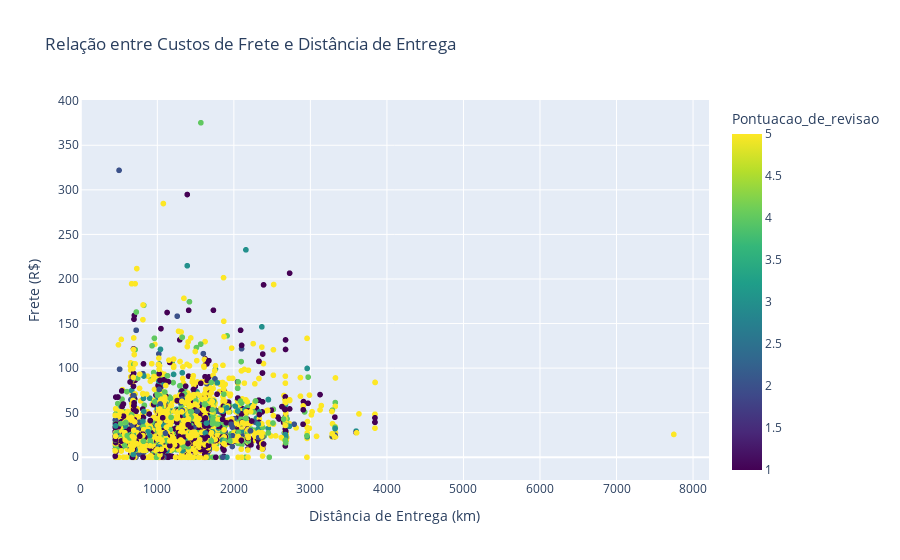

Notebook code cell kept with this figure:
### Code cell
import pandas as pd
import numpy as np
import plotly.express as px


# Carregar os dados das tabelas
df_orders = pd.read_csv('assets/olist_orders_dataset.csv', encoding='latin1')
df_items = pd.read_csv('assets/olist_order_items_dataset.csv', encoding='latin1')
df_geolocation = pd.read_csv('assets/olist_geolocation_dataset.csv', encoding='latin1')
df_reviews = pd.read_csv('assets/olist_order_reviews_dataset.csv', encoding='latin1')
df_customers = pd.read_csv('assets/olist_customers_dataset.csv', encoding='latin1')


df_items = df_items.dropna()
df_geolocation = df_geolocation.dropna()
df_customers = df_customers.dropna()

# Renomear colunas olist_orders_dataset
df_orders = df_orders.rename(columns={
    'order_id': 'ID_pedido',
    'customer_id': 'ID_cliente',
    'order_status': 'Status_pedido',
    'order_purchase_timestamp': 'Data_da_compra',
    'order_approved_at': 'Pedido_aprovado_em',
    'order_delivered_carrier_date': 'Pedido_entregue_data_transportadora',
    'order_delivered_customer_date': 'Pedido_entregue_ao_cliente',
    'order_estimated_delivery_date': 'Data_estimada_de_entrega'
})

# Renomear colunas olist_orders_dataset
df_items = df_items.rename(columns={
    'order_id': 'ID_pedido',
    'order_item_id': 'ID_item_pedido',
    'product_id': 'ID_produto',
    'seller_id': 'ID_vendedor',
    'shipping_limit_date': 'Data_Limite_de_envio',
    'price': 'Preço',
    'freight_value': 'Frete'
})
df_items = df_items.dropna()

# Renomear colunas olist_geolocation_dataset
df_geolocation = df_geolocation.rename(columns={
    'geolocation_zip_code_prefix': 'Prefixo_CEP',
    'geolocation_lng': 'Longitude',
    'geolocation_lat': 'Latitude',
    'geolocation_city': 'Cidade',
    'geolocation_state': 'Estado'
})
df_geolocation = df_geolocation.dropna()

# Renomear colunas olist_order_reviews_dataset
df_reviews = df_reviews.rename(columns={
    'review_id': 'ID_de_revisao',
    'order_id': 'ID_pedido',
    'review_score': 'Pontuacao_de_revisao',
    'review_comment_title': 'Titulo_de_comentario',
    'review_comment_message': 'Comentario',
    'review_creation_date': 'Data_de_criacao',
    'review_answer_timestamp': 'Data_de_registro'
})
df_reviews = df_reviews.dropna()

# Renomear colunas olist_customers_dataset
df_customers = df_customers.rename(columns={
    'customer_id': 'ID_cliente',
    'customer_unique_id': 'ID_cliente_unico',
    'customer_zip_code_prefix': 'CEP_cliente',
    'customer_city': 'Cidade_cliente',
    'customer_state': 'Estado_cliente'
})

# Unir as tabelas df_orders, df_items, df_reviews e df_customers
df_combined = df_orders.merge(df_items, on='ID_pedido')
df_combined = df_combined.merge(df_reviews, on='ID_pedido')
df_combined = df_combined.merge(df_customers, on='ID_cliente')

# Unir com a tabela de geolocalização (usaremos apenas uma amostra da geolocalização para simplificação)
df_geolocation_sample = df_geolocation.drop_duplicates(subset=['Prefixo_CEP'])
df_combined = df_combined.merge(df_geolocation_sample, left_on='CEP_cliente', right_on='Prefixo_CEP')

# Função para calcular a distância de Haversine
def haversine(lon1, lat1, lon2, lat2):
    lon1, lat1, lon2, lat2 = map(np.radians, [lon1, lat1, lon2, lat2])
    dlon = lon2 - lon1
    dlat = lat2 - lat1
    a = np.sin(dlat/2)**2 + np.cos(lat1) * np.cos(lat2) * np.sin(dlon/2)**2
    c = 2 * np.arcsin(np.sqrt(a))
    r = 6371  # Raio da Terra em quilômetros
    return c * r

# Supondo que temos a latitude e longitude do centro de distribuição (ou armazém)
warehouse_lat = -22.550520 
warehouse_lon = -36.633308  

# Calcular a distância de entrega para cada pedido
df_combined['Distancia_entrega'] = df_combined.apply(lambda row: haversine(warehouse_lon, warehouse_lat, row['Longitude'], row['Latitude']), axis=1)


display(df_combined.head())

# Criar o gráfico de dispersão com Plotly Express
graph = px.scatter(df_combined, x='Distancia_entrega', y='Frete', color='Pontuacao_de_revisao',
                 title='Relação entre Custos de Frete e Distância de Entrega',
                 labels={'Distancia_entrega': 'Distância de Entrega (km)', 'Frete': 'Frete (R$)'},
                 color_continuous_scale='viridis')

# Adicionar título aos eixos
graph.update_xaxes(title_text='Distância de Entrega (km)')
graph.update_yaxes(title_text='Frete (R$)')

graph.show()

### Figure 1 — Plotly figure (JSON) as saved in the notebook; plotly's stock layout.template omitted (floating-point values rounded to 4 significant figures; data arrays with more than 128 entries replaced by an {"elided": "..."} marker saying what was removed)
{"data": [{"hovertemplate": "Distância de Entrega (km)=%{x}<br>Frete (R$)=%{y}<br>Pontuacao_de_revisao=%{marker.color}<extra></extra>", "legendgroup": "", "marker": {"color": {"elided": "11502 int values"}, "coloraxis": "coloraxis", "symbol": "circle"}, "mode": "markers", "name": "", "showlegend": false, "type": "scattergl", "x": {"elided": "11502 float values"}, "xaxis": "x", "y": {"elided": "11502 float values"}, "yaxis": "y"}], "layout": {"coloraxis": {"colorbar": {"title": {"text": "Pontuacao_de_revisao"}}, "colorscale": [[0, "#440154"], [0.1111, "#482878"], [0.2222, "#3e4989"], [0.3333, "#31688e"], [0.4444, "#26828e"], [0.5556, "#1f9e89"], [0.6667, "#35b779"], [0.7778, "#6ece58"], [0.8889, "#b5de2b"], [1, "#fde725"]]}, "legend": {"tracegroupgap": 0}, "title": {"text": "Relação entre Custos de Frete e Distância de Entrega"}, "xaxis": {"anchor": "y", "domain": [0, 1], "title": {"text": "Distância de Entrega (km)"}}, "yaxis": {"anchor": "x", "domain": [0, 1], "title": {"text": "Frete (R$)"}}}}
